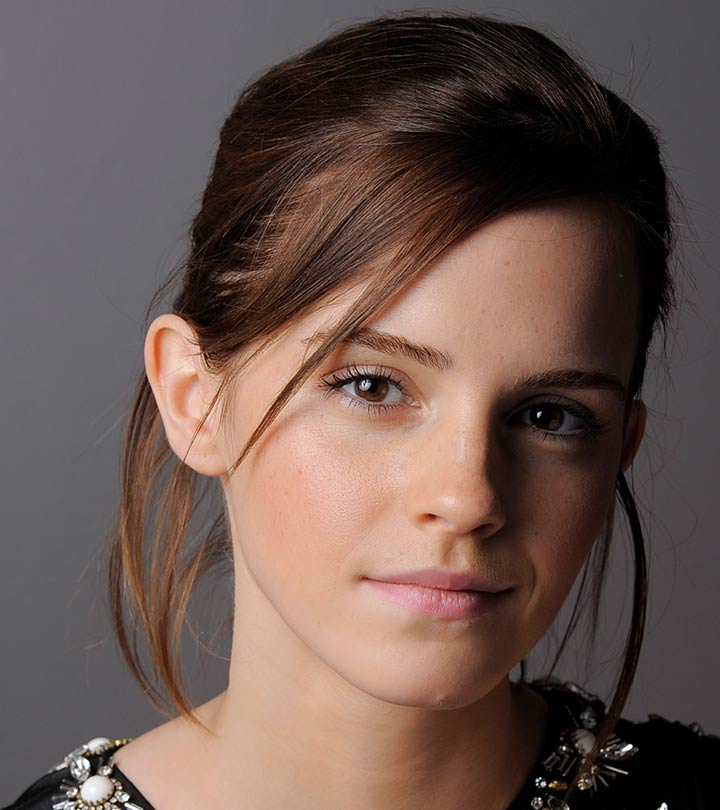
#> input picture data/a1images/emma.jpg, 720 x 810 px
$ jupyter execute Question1_Intensity_Transformation.ipynb
#> lines starting #> are read from the running program, lines starting #| are printed output that depends on the picture
Question 01 - Intensity Transformation

[cell 1]
import cv2 as cv
import numpy as np
import matplotlib.pyplot as plt
from pathlib import Path
import os

img = cv.imread('../data/a1images/emma.jpg')
#> img is the input picture: shape (810, 720, 3); mean B, G, R 80.1, 87.4, 106.8
# Check if it loaded
if img is None:
    raise FileNotFoundError("Image not found! Check the path and branch.")

# Display the image
plt.imshow(cv.cvtColor(img, cv.COLOR_BGR2RGB))
plt.title("Original Image")
plt.axis('off')
plt.show()

[cell 2]
# Set paths for input/output

# Path to input image
input_image_path = Path("../data/a1images/emma.jpg")

# Path to save transformed images
output_folder = Path("../data/output_images")
# Create folder if it doesn't exist
os.makedirs(output_folder, exist_ok=True)
output_image_path = output_folder / "q1_emma_transformed.png"

[cell 3]
# Load image and convert to grayscale
img_color = cv.imread(str(input_image_path))
if img_color is None:
    raise FileNotFoundError(f"Could not find image at {input_image_path}")

# Convert to grayscale
img_gray = cv.cvtColor(img_color, cv.COLOR_BGR2GRAY)
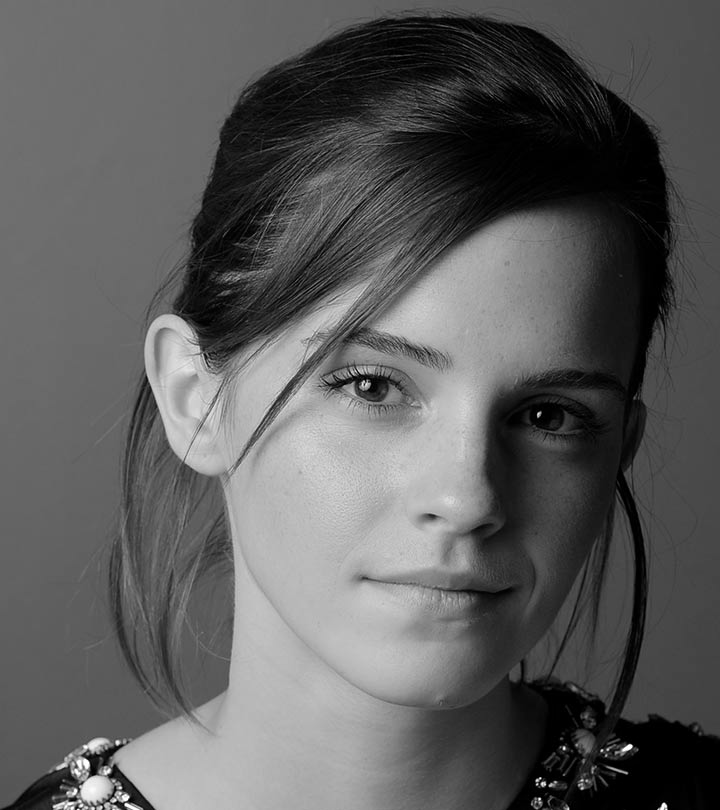
#> img_gray: shape (810, 720); min 0, max 255, mean 92.3

# Display original grayscale image
plt.imshow(img_gray, cmap='gray')
plt.title("Grayscale Image")
plt.axis('off')
plt.show()

[cell 4]
# Build LUT for intensity transformation (Example mapping similar to Fig.1a)

lut = np.zeros(256, dtype=np.uint8)

# 0..49 -> output = input
lut[0:50] = np.arange(0, 50, dtype=np.uint8)

# Jump at 50 -> output = 100
lut[50] = 100

# 51..149 -> linear mapping (50,100) -> (150,255)
x = np.arange(51, 150)
lut[51:150] = np.clip(np.rint(100 + (x-50) * ((255-100)/(149-51))), 0, 255).astype(np.uint8)

# Drop at 150 -> output = 150
lut[150] = 150

# 151..255 -> output = input
lut[151:256] = np.arange(151, 256, dtype=np.uint8)

# Apply LUT to the image
img_transformed = cv.LUT(img_gray, lut)
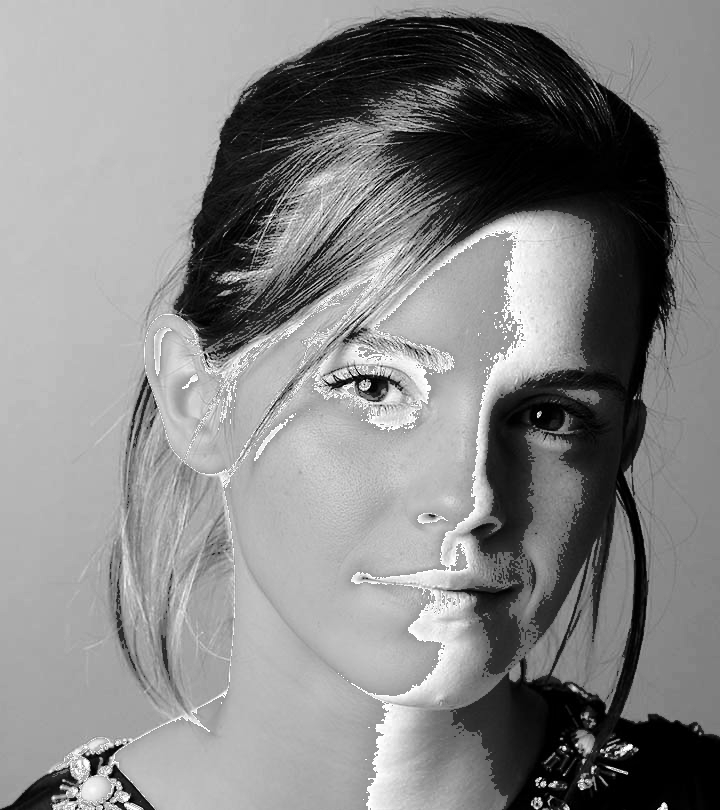
#> img_transformed: shape (810, 720); min 0, max 255, mean 134.1

[cell 5]
# Display Original vs Transformed Images

fig, axs = plt.subplots(1, 2, figsize=(12,5))

axs[0].imshow(img_gray, cmap='gray')
axs[0].set_title("Original Image")
axs[0].axis('off')

axs[1].imshow(img_transformed, cmap='gray')
axs[1].set_title("Transformed Image")
axs[1].axis('off')

plt.show()
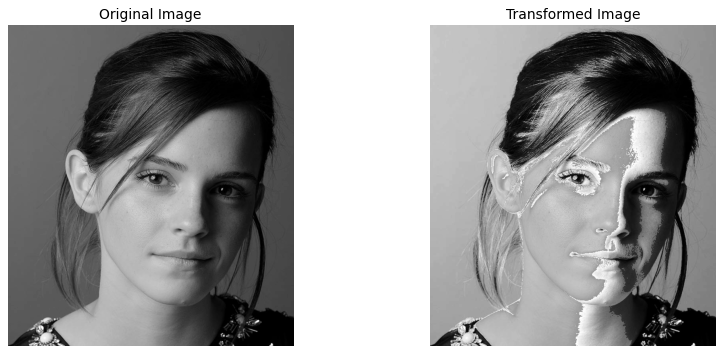
#> figure drawn by matplotlib, 2 panels

[cell 6]
# Display the LUT / Transformation Curve

plt.figure(figsize=(4,4))
plt.plot(lut)
plt.title("Intensity Transformation Curve")
plt.xlabel("Input Intensity")
plt.ylabel("Output Intensity")
plt.ylim([0, 255])
plt.grid(True)
plt.show()
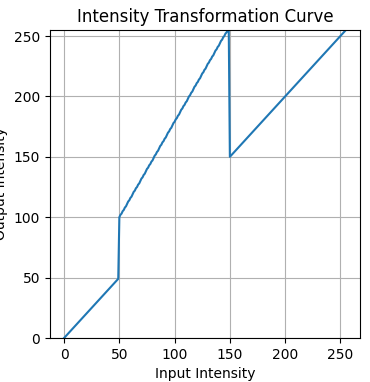
#> figure drawn by matplotlib, 1 panel; curve peaks at x = 148, y = 255

$ run again, with data/a1images/daisy.jpg copied over data/a1images/emma.jpg
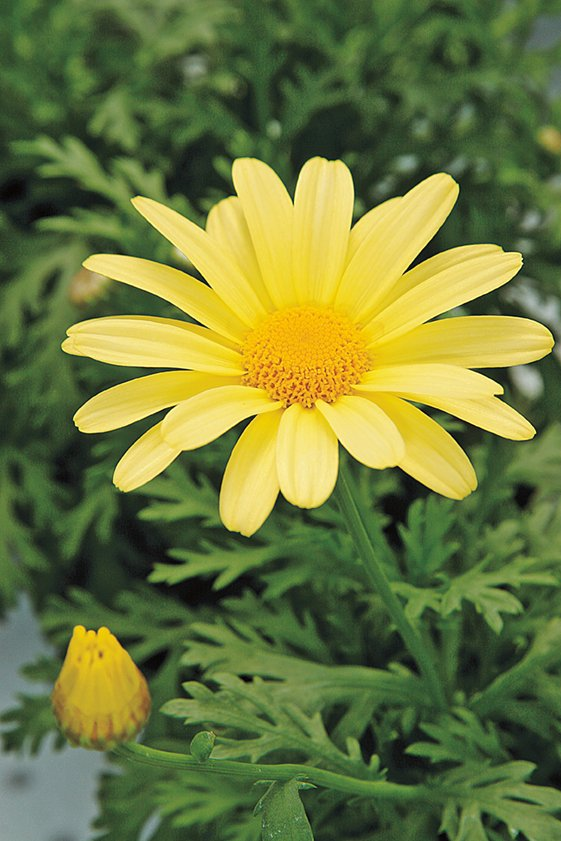
#> input picture data/a1images/daisy.jpg, 561 x 841 px
#> img is the input picture: shape (841, 561, 3); mean B, G, R 60.7, 120.3, 108.5
#> `img_transformed = cv.LUT(img_gray, lut)`:
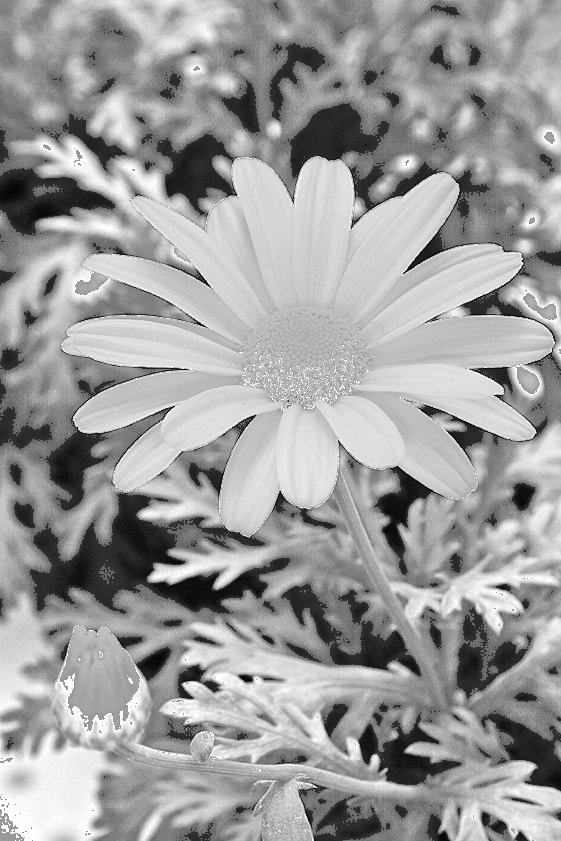
#> img_transformed: shape (841, 561); min 1, max 255, mean 156.3
#> `plt.show()`:
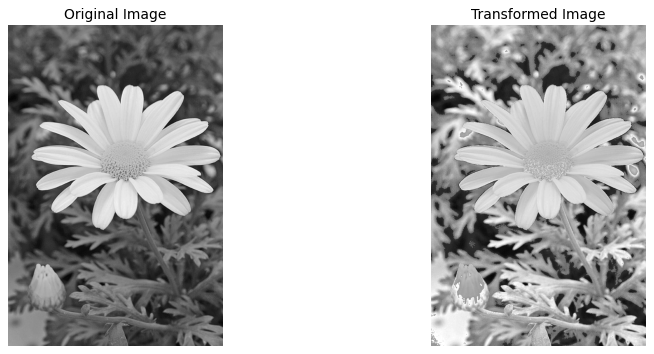
#> figure drawn by matplotlib, 2 panels

$ run again, with data/a1images/highlights_and_shadows.jpg copied over data/a1images/emma.jpg
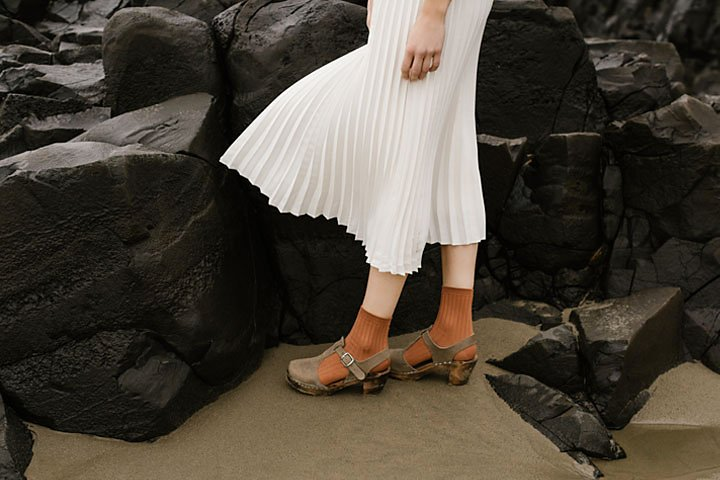
#> input picture data/a1images/highlights_and_shadows.jpg, 720 x 480 px
#> img is the input picture: shape (480, 720, 3); mean B, G, R 58.1, 68.6, 75.7
#> `img_transformed = cv.LUT(img_gray, lut)`:
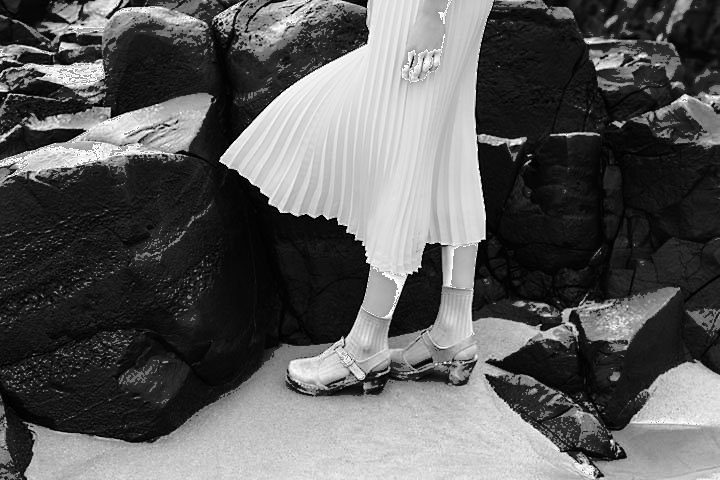
#> img_transformed: shape (480, 720); min 0, max 255, mean 92.3
#> `plt.show()`:
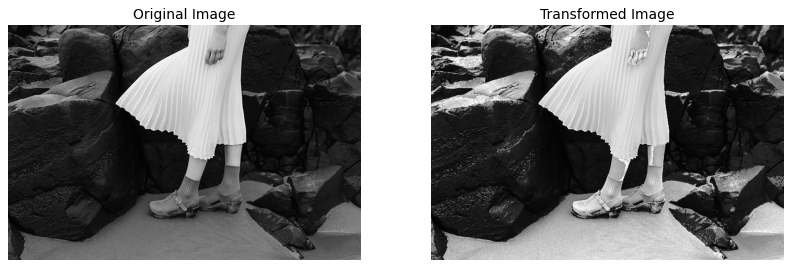
#> figure drawn by matplotlib, 2 panels

$ run again, with data/a1images/jeniffer.jpg copied over data/a1images/emma.jpg
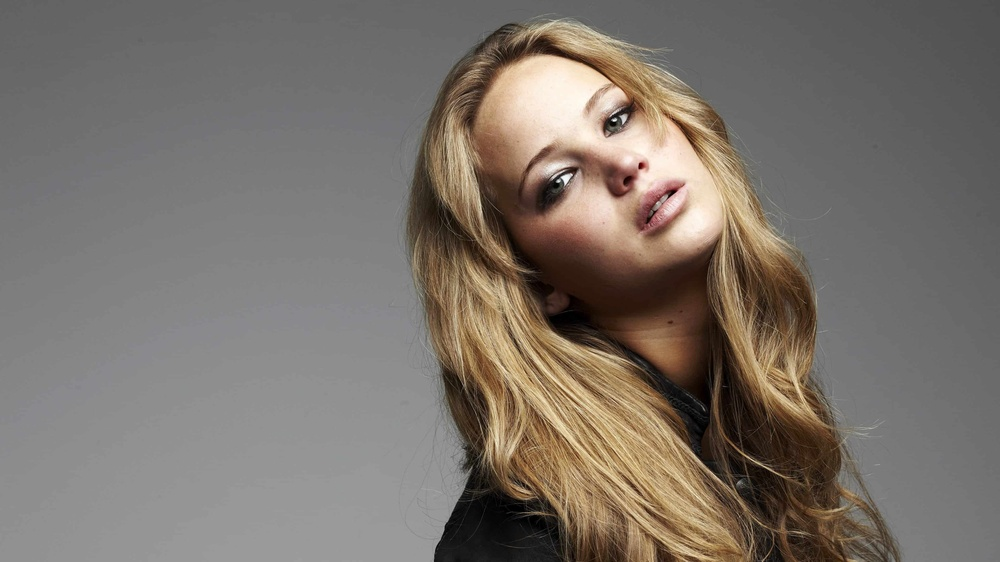
#> input picture data/a1images/jeniffer.jpg, 1000 x 562 px, shrunk from 3840 x 2160 before the run
#> img is the input picture: shape (562, 1000, 3); mean B, G, R 106.8, 114.3, 122.3
#> `img_transformed = cv.LUT(img_gray, lut)`:
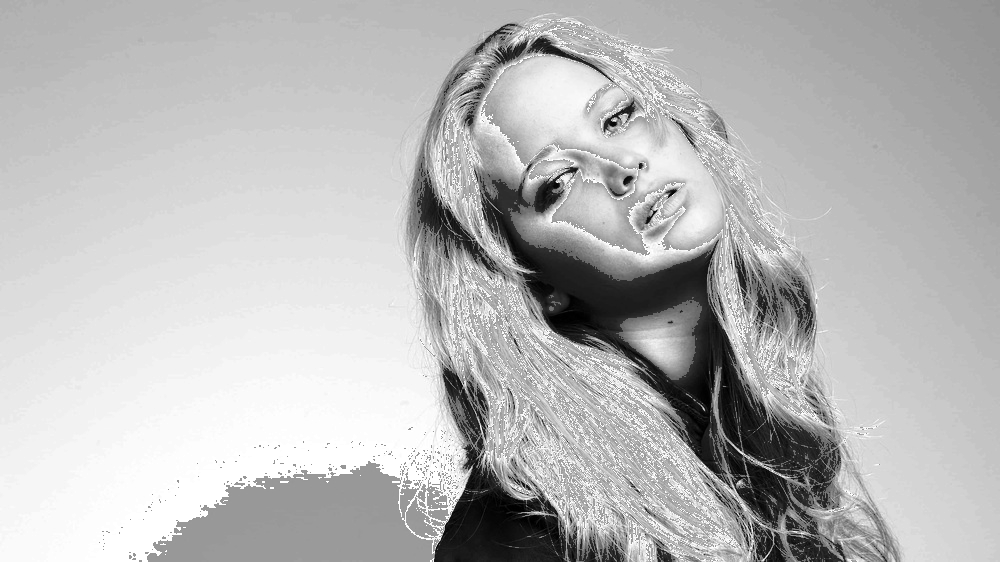
#> img_transformed: shape (562, 1000); min 0, max 255, mean 184.9
#> `plt.show()`:
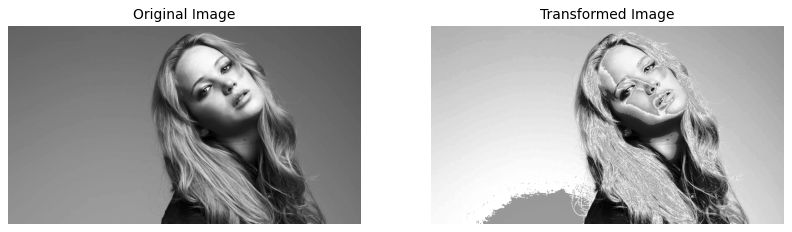
#> figure drawn by matplotlib, 2 panels
